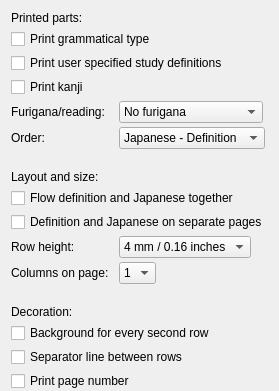
            <widget class="QWidget" name="printPage">
             <property name="sizePolicy">
              <sizepolicy hsizetype="Expanding" vsizetype="Expanding">
               <horstretch>0</horstretch>
               <verstretch>0</verstretch>
              </sizepolicy>
             </property>
             <layout class="QFormLayout" name="formLayout_13">
              <property name="horizontalSpacing">
               <number>10</number>
              </property>
              <property name="verticalSpacing">
               <number>4</number>
              </property>
              <property name="bottomMargin">
               <number>0</number>
              </property>
              <item row="0" column="0" colspan="2">
               <widget class="QLabel" name="label_98">
                <property name="text">
                 <string>Printed parts:</string>
                </property>
               </widget>
              </item>
              <item row="1" column="0" colspan="2">
               <widget class="QCheckBox" name="printTypeBox">
                <property name="sizePolicy">
                 <sizepolicy hsizetype="Fixed" vsizetype="Fixed">
                  <horstretch>0</horstretch>
                  <verstretch>0</verstretch>
                 </sizepolicy>
                </property>
                <property name="text">
                 <string>Print grammatical type</string>
                </property>
               </widget>
              </item>
              <item row="2" column="0" colspan="2">
               <widget class="QCheckBox" name="printUserDefBox">
                <property name="text">
                 <string>Print user specified study definitions</string>
                </property>
               </widget>
              </item>
              <item row="3" column="0" colspan="2">
               <widget class="QCheckBox" name="printKanjiBox">
                <property name="sizePolicy">
                 <sizepolicy hsizetype="Fixed" vsizetype="Fixed">
                  <horstretch>0</horstretch>
                  <verstretch>0</verstretch>
                 </sizepolicy>
                </property>
                <property name="text">
                 <string>Print kanji</string>
                </property>
               </widget>
              </item>
              <item row="4" column="0">
               <widget class="QLabel" name="label_97">
                <property name="text">
                 <string>Furigana/reading:</string>
                </property>
               </widget>
              </item>
              <item row="4" column="1">
               <widget class="QComboBox" name="printFuriganaCBox">
                <property name="sizePolicy">
                 <sizepolicy hsizetype="Fixed" vsizetype="Fixed">
                  <horstretch>0</horstretch>
                  <verstretch>0</verstretch>
                 </sizepolicy>
                </property>
                <item>
                 <property name="text">
                  <string>No furigana</string>
                 </property>
                </item>
                <item>
                 <property name="text">
                  <string>Furigana above kanji</string>
                 </property>
                </item>
                <item>
                 <property name="text">
                  <string>Reading after kanji</string>
                 </property>
                </item>
               </widget>
              </item>
              <item row="5" column="0">
               <widget class="QLabel" name="label_110">
                <property name="text">
                 <string>Order:</string>
                </property>
               </widget>
              </item>
              <item row="5" column="1">
               <widget class="QComboBox" name="printOrderCBox">
                <property name="sizePolicy">
                 <sizepolicy hsizetype="Fixed" vsizetype="Fixed">
                  <horstretch>0</horstretch>
                  <verstretch>0</verstretch>
                 </sizepolicy>
                </property>
                <property name="currentIndex">
                 <number>0</number>
                </property>
                <item>
                 <property name="text">
                  <string>Japanese - Definition</string>
                 </property>
                </item>
                <item>
                 <property name="text">
                  <string>Definition - Japanese</string>
                 </property>
                </item>
               </widget>
              </item>
              <item row="6" column="0" colspan="2">
               <spacer name="verticalSpacer_19">
                <property name="orientation">
                 <enum>Qt::Vertical</enum>
                </property>
                <property name="sizeType">
                 <enum>QSizePolicy::Fixed</enum>
                </property>
                <property name="sizeHint" stdset="0">
                 <size>
                  <width>20</width>
                  <height>13</height>
                 </size>
                </property>
               </spacer>
              </item>
              <item row="7" column="0" colspan="2">
               <widget class="QLabel" name="label_109">
                <property name="text">
                 <string>Layout and size:</string>
                </property>
               </widget>
              </item>
              <item row="8" column="0" colspan="2">
               <widget class="QCheckBox" name="printFlowBox">
                <property name="sizePolicy">
                 <sizepolicy hsizetype="Fixed" vsizetype="Fixed">
                  <horstretch>0</horstretch>
                  <verstretch>0</verstretch>
                 </sizepolicy>
                </property>
                <property name="text">
                 <string>Flow definition and Japanese together</string>
                </property>
               </widget>
              </item>
              <item row="9" column="0" colspan="2">
               <widget class="QCheckBox" name="printSeparateBox">
                <property name="sizePolicy">
                 <sizepolicy hsizetype="Fixed" vsizetype="Fixed">
                  <horstretch>0</horstretch>
                  <verstretch>0</verstretch>
                 </sizepolicy>
                </property>
                <property name="text">
                 <string>Definition and Japanese on separate pages</string>
                </property>
               </widget>
              </item>
              <item row="10" column="0">
               <widget class="QLabel" name="label_112">
                <property name="text">
                 <string>Row height:</string>
                </property>
               </widget>
              </item>
              <item row="10" column="1">
               <widget class="QComboBox" name="printHeightCBox">
                <property name="sizePolicy">
                 <sizepolicy hsizetype="Fixed" vsizetype="Fixed">
                  <horstretch>0</horstretch>
                  <verstretch>0</verstretch>
                 </sizepolicy>
                </property>
                <item>
                 <property name="text">
                  <string>4 mm / 0.16 inches</string>
                 </property>
                </item>
                <item>
                 <property name="text">
                  <string>5 mm / 0.2 inches</string>
                 </property>
                </item>
                <item>
                 <property name="text">
                  <string>6 mm / 0.24 inches</string>
                 </property>
                </item>
                <item>
                 <property name="text">
                  <string>7 mm / 0.28 inches</string>
                 </property>
                </item>
                <item>
                 <property name="text">
                  <string>8 mm / 0.32 inches</string>
                 </property>
                </item>
                <item>
                 <property name="text">
                  <string>9 mm / 0.36 inches</string>
                 </property>
                </item>
                <item>
                 <property name="text">
                  <string>10 mm / 0.4 inches</string>
                 </property>
                </item>
               </widget>
              </item>
              <item row="11" column="0">
               <widget class="QLabel" name="label_113">
                <property name="text">
                 <string>Columns on page:</string>
                </property>
               </widget>
              </item>
              <item row="11" column="1">
               <widget class="QComboBox" name="printColumnsCBox">
                <property name="sizePolicy">
                 <sizepolicy hsizetype="Fixed" vsizetype="Fixed">
                  <horstretch>0</horstretch>
                  <verstretch>0</verstretch>
                 </sizepolicy>
                </property>
                <item>
                 <property name="text">
                  <string>1</string>
                 </property>
                </item>
                <item>
                 <property name="text">
                  <string>2</string>
                 </property>
                </item>
                <item>
                 <property name="text">
                  <string>3</string>
                 </property>
                </item>
               </widget>
              </item>
              <item row="12" column="1">
               <spacer name="verticalSpacer_25">
                <property name="orientation">
                 <enum>Qt::Vertical</enum>
                </property>
                <property name="sizeType">
                 <enum>QSizePolicy::Fixed</enum>
                </property>
                <property name="sizeHint" stdset="0">
                 <size>
                  <width>20</width>
                  <height>13</height>
                 </size>
                </property>
               </spacer>
              </item>
              <item row="13" column="0" colspan="2">
               <widget class="QLabel" name="label_108">
                <property name="text">
                 <string>Decoration:</string>
                </property>
               </widget>
              </item>
              <item row="14" column="0" colspan="2">
               <widget class="QCheckBox" name="printBackgroundBox">
                <property name="sizePolicy">
                 <sizepolicy hsizetype="Fixed" vsizetype="Fixed">
                  <horstretch>0</horstretch>
                  <verstretch>0</verstretch>
                 </sizepolicy>
                </property>
                <property name="text">
                 <string>Background for every second row</string>
                </property>
               </widget>
              </item>
              <item row="15" column="0" colspan="2">
               <widget class="QCheckBox" name="printSeparatorBox">
                <property name="sizePolicy">
                 <sizepolicy hsizetype="Fixed" vsizetype="Fixed">
                  <horstretch>0</horstretch>
                  <verstretch>0</verstretch>
                 </sizepolicy>
                </property>
                <property name="text">
                 <string>Separator line between rows</string>
                </property>
               </widget>
              </item>
              <item row="16" column="0" colspan="2">
               <widget class="QCheckBox" name="printPageBox">
                <property name="sizePolicy">
                 <sizepolicy hsizetype="Fixed" vsizetype="Fixed">
                  <horstretch>0</horstretch>
                  <verstretch>0</verstretch>
                 </sizepolicy>
                </property>
                <property name="text">
                 <string>Print page number</string>
                </property>
               </widget>
              </item>
             </layout>
            </widget>
